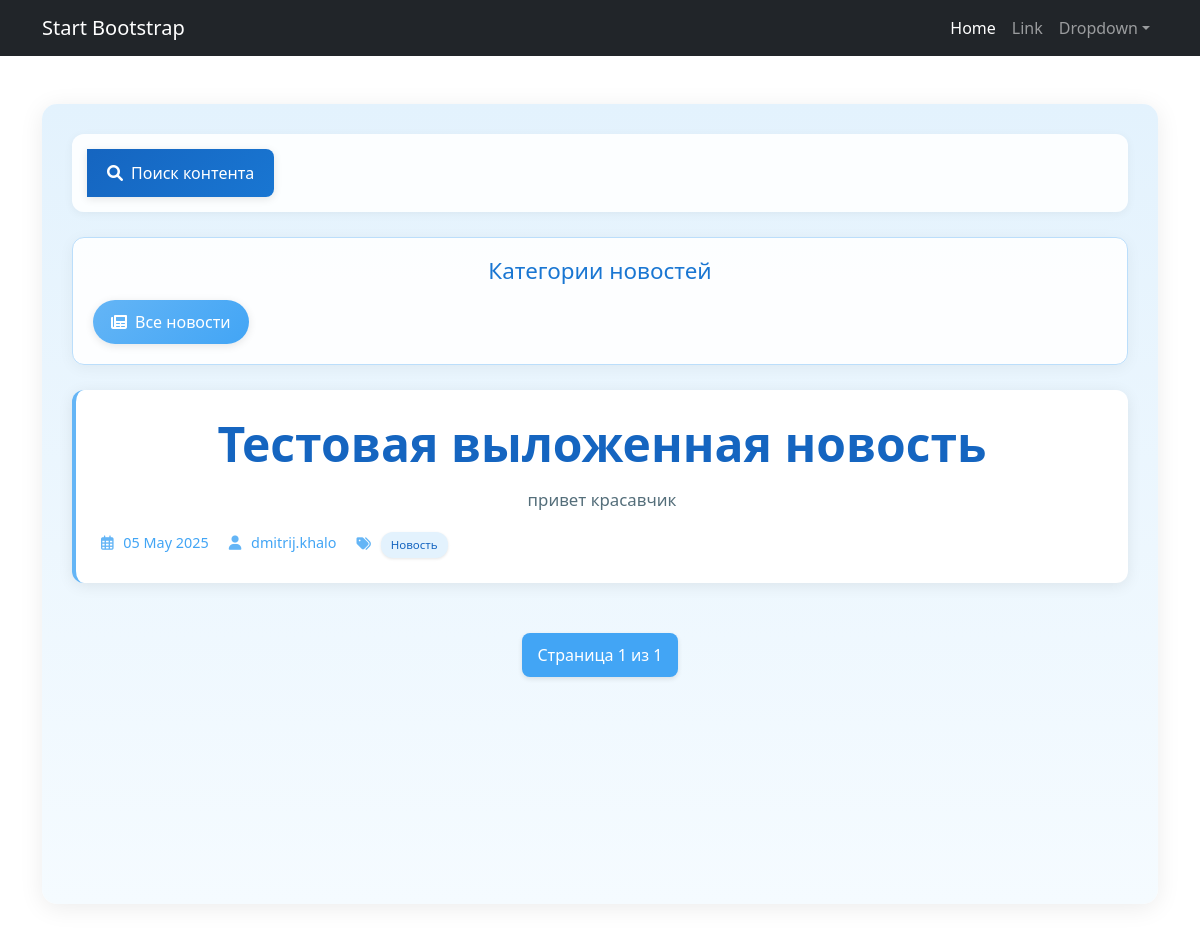
/category/Политика/, run on an earlier commit of the app's database.
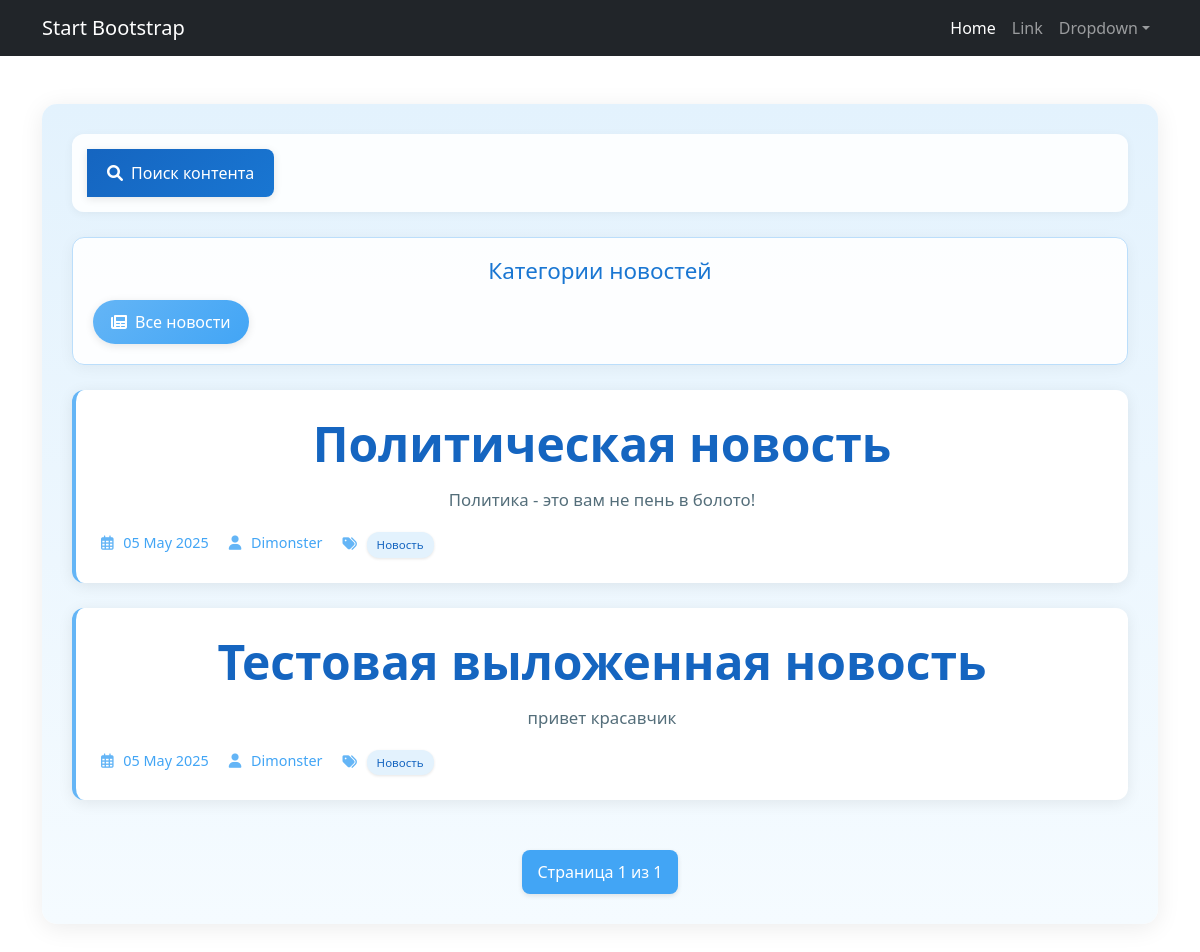
And on a later commit of the database.
### info/models.py (models this page shows, shortened)
class Post(models.Model):
    ARTICLE = 'AR'
    NEWS = 'NW'
    TYPE_CHOICES = [
        (ARTICLE, 'Статья'),
        (NEWS, 'Новость'),
    ]
    author = models.ForeignKey(User, on_delete=models.CASCADE, related_name='posts')
    type = models.CharField(max_length=2, choices=TYPE_CHOICES, default=NEWS)
    created_at = models.DateTimeField(auto_now_add=True)
    categories = models.ManyToManyField('Category', through='PostCategory')
    title = models.CharField(max_length=255)
    content = models.TextField()
    rating = models.IntegerField(default=0)
    @property
    def is_article(self):
        return self.type == self.ARTICLE
    def get_author_name(self):
        return str(self.author)

### info/views.py (the view, shortened to what this page needs)
# urls.py: path('category/<str:category_name>/', category_news, name='category_news'),
def category_news(request, category_name):
    category = get_object_or_404(Category, name=category_name)
    news = Post.objects.filter(
        categories=category,
        type=Post.NEWS
    ).order_by('-created_at').distinct()
    filter_form = ArticleFilterForm(request.GET or None)
    paginator = Paginator(news, 5)
    page_number = request.GET.get('page')
    page_obj = paginator.get_page(page_number)
    if request.user.is_authenticated:
        all_categories = Category.objects.annotate(
            news_count=Count('post', filter=Q(post__type=Post.NEWS), distinct=True),
            is_subscribed=Exists(
                request.user.subscribed_categories.filter(id=OuterRef('pk'))
            ),
        )
    else:
        all_categories = Category.objects.annotate(
            news_count=Count('post', filter=Q(post__type=Post.NEWS), distinct=True),
            is_subscribed=Value(False),
        )
    return render(request, 'news.html', {
        'page_obj': page_obj,
        'all_categories': all_categories,
        'filter_form': filter_form,
        'current_category': category_name,
    })

### accounts/templatetags/auth_extras.py (called while the page is built)
@register.filter(name='in_group')
def in_group(user, group_name):
    return user.groups.filter(name=group_name).exists()

### info/templatetags/my_filters.py (called while the page is built)
@register.filter(name='censor')
def censor(value):
    for pattern in BAD_PATTERNS:
        regex_pattern = re.compile(pattern, re.IGNORECASE)  # Игнорирование регистра
        value = regex_pattern.sub(lambda x: '*' * len(x.group()), value)
    return value

### templates/news.html (shortened to what this page needs)
{% extends 'default.html' %}
{% load my_filters %}
{% load auth_extras %}
{% block content %}
<div class="news-container">
    <div class="news-controls">
        <form action="{% url 'news_search' %}" method="get" class="search-form">
            <button type="submit" class="btn btn-search">
                <i class="fas fa-search"></i> Поиск контента
            </button>
        </form>
    </div>
    <div class="categories-section">
        <h2>Категории новостей</h2>
        <div class="categories-list">
            <a href="{% url 'news' %}" class="category-btn {% if not current_category %}active{% endif %}">
                <i class="fas fa-newspaper"></i> Все новости
            </a>
        </div>
    </div>
    <div class="news-list">
        {% for item in page_obj %}
        <div class="news-card">
            <div class="news-content">
                <h2 class="news-title">
                    <a href="{% if item.is_article %}{% url 'article_detail' item.id %}{% else %}{% url 'news_detail' item.id %}{% endif %}">
                        {{ item.title|censor }}
                    </a>
                </h2>
                <p class="news-preview">{{ item.content|censor|truncatechars:100 }}</p>
                <div class="news-meta">
                    <span class="news-date">
                        <i class="far fa-calendar-alt"></i>
                        {{ item.created_at|date:"d M Y" }}
                    </span>
                    <span class="news-author">
                        <i class="fas fa-user"></i>
                        {{ item.get_author_name }}
                    </span>
                    <span class="news-categories">
                        <i class="fas fa-tags"></i>
                        {% if item.is_article %}
                            {% for category in item.categories.all %}
                                <span class="category-tag">{{ category.name }}</span>
                            {% empty %}
                                <span class="category-tag">Без категории</span>
                            {% endfor %}
                        {% else %}
                            <span class="category-tag">Новость</span>
                        {% endif %}
                    </span>
                </div>
            </div>
        </div>
        {% empty %}
        <div class="no-news-message">
            <i class="fas fa-info-circle"></i> Контент отсутствует.
        </div>
        {% endfor %}
    </div>
    <div class="pagination">
        <span class="current-page">
            Страница {{ page_obj.number }} из {{ page_obj.paginator.num_pages }}
        </span>
    </div>
</div>
<link rel="stylesheet" href="https://cdnjs.cloudflare.com/ajax/libs/font-awesome/6.0.0/css/all.min.css">
{% endblock content %}

What changed in the data, as far as the page shows it:
added Post: title|censor "Политическая новость", content|censor "Политика - это вам не пень в болото!", created_at "05 May 2025", get_author_name "Dimonster", type "Новость"
changed through a linked row, Post "Тестовая выложенная новость": get_author_name "dmitrij.khalo" → "Dimonster"
